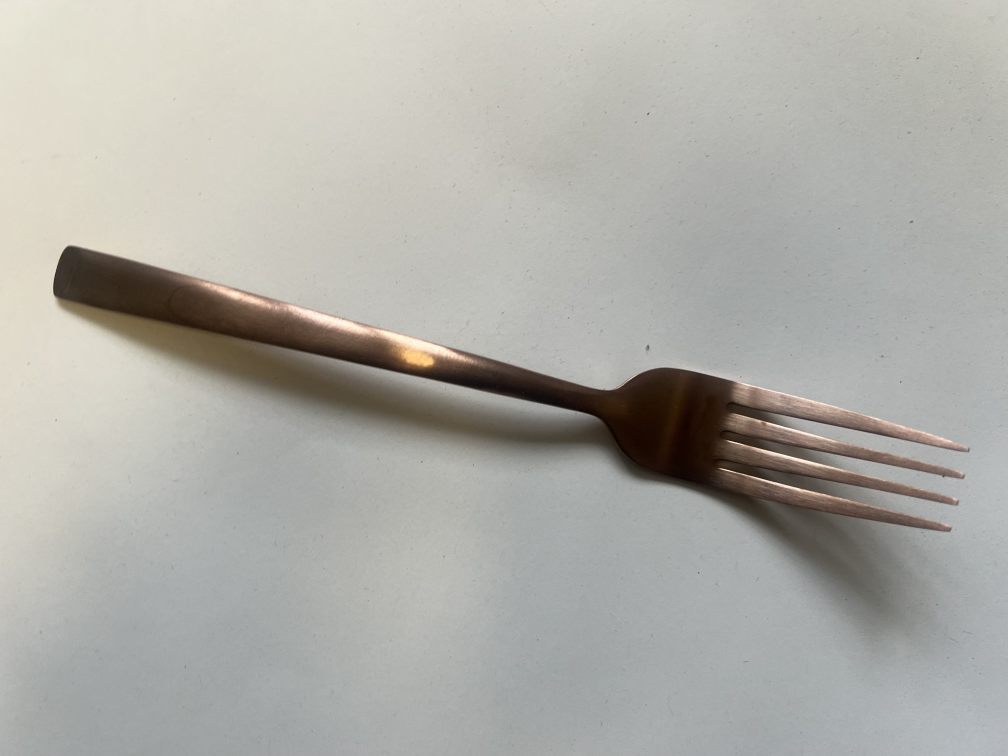
#> input picture data/input/geschirr/gabel-01_9639.jpg, 4032 x 3024 px (shown at 1/4 size); its folder holds only this picture in this run
$ jupyter execute --allow-errors geschirr-objektextraktion.ipynb   (shell and % lines are left out)
#> lines starting #> are read from the running program, lines starting #| are printed output that depends on the picture; after the words box and inside, x2 and y2 are one past the last pixel; in counts of white or black regions, pixels touching at a corner belong together
### object_extraction.py
#!/usr/bin/env python3
try:
    import os
    import sys
    import math
    import numpy as np
    from matplotlib.colors import rgb_to_hsv

    import logging
    from skimage.transform import resize
    from skimage.io import imsave
    from skimage.morphology import erosion,closing,area_closing,closing,opening,dilation
    from skimage.morphology import square
    from skimage.measure import label, regionprops, regionprops_table
    import pdb
    import matplotlib.pyplot as plt
    import argparse
    from glob import glob
    import configparser
    from progressbar import progressbar
    from multiprocessing import Pool
    from functools import partial
    from scipy.ndimage import binary_fill_holes

except  ModuleNotFoundError as err:
    print("""Einige Module konnten nicht importiert werden. Um dieses Skript zu starten, sollte zunÃ¤chst der Befehl "source bin/activate" (oder poetry shell o.Ã¤.) in der Kommandozeile eingegeben werden.""")
    raise
    #sys.exit(1)

logger = logging.getLogger(__name__)
logging.basicConfig(level=logging.INFO)

def intOrNone(n):
    if n is None:
        return None
    else: return int(n)

def load_file(imstr):
    im = plt.imread(imstr)
    if len(im.shape)==2:
        im = np.stack((im,)*3, axis=-1)
    elif im.shape[2]==1:
        im = np.stack((im,)*3, axis=-1).reshape(*im.shape,3)
    elif im.shape[2]==4:
        im = im[:,:,[0,1,2]]

    return im

def fill_borders(im,value_to_fill = False,fraction_of_rows_to_remove=0.0, fraction_of_cols_to_remove=0.1):
    """
    fraction_of_rows_to_remove: Der Bruchteil jeder Anzahl Bildzeilen, die sowohl oben wie auch unten am Bildrand abgeschnitten werden soll.
    fraction_of_cols_to_remove: Der Bruchteil jeder Anzahl Bildspalten, die sowohl links wie auch rechts am Bildrand abgeschnitten werden soll.

    """
    #    mask[:100,:]=False
#    mask[-100:,:]=False
    nRows,nCols = im.shape[0],im.shape[1]
    im_cropped = im.copy()
    nrow = int(fraction_of_rows_to_remove*nRows)
    ncol = int(fraction_of_cols_to_remove*nCols)
    logger.debug(f'LÃ¶sche {nrow} Zeilen und {ncol} Spalten.')

    if len(im_cropped.shape)==4 and im_cropped.shape[0]==1:
         im_cropped = im_cropped.reshape(*im_cropped.shape[1:])

    if len(im_cropped.shape)==2:
        im_cropped[:nrow,:]=value_to_fill
        if nrow>0:
            im_cropped[-nrow:,:]=value_to_fill

        im_cropped[:,:ncol]=value_to_fill
        if ncol>0:
            im_cropped[:,-ncol:]=value_to_fill
    elif len(im_cropped.shape)==3:
        im_cropped[:nrow,:,:]=value_to_fill
        if nrow>0:
            im_cropped[-nrow:,:,:]=value_to_fill

        im_cropped[:,:ncol,:]=value_to_fill
        if ncol>0:
            im_cropped[:,-ncol:,:]=value_to_fill

    else:
        raise AssertionError('Dieser Fall wurde noch nicht beachtet. Nur Graustufen- und Farbbilder werden unterstÃ¼tzt.')

    return im_cropped


def ask_path_creation(path,yes_to_all=False):
    """
    Fragt den Nutzer, ob das Verzeichnis <path> erstellt werden darf (falls es nicht schon existiert).
    """
    if not os.path.exists(path):
            logger.info(f"Der Pfad {path} konnte nicht gefunden werden. ")
            if not yes_to_all:
                s = input("Darf er erstellt werden (j/N)?")
                if s.lower() in ['j','y','ja','yes']:
                    mkdir=True
                else:
                    mkdir=False
            else:
                mkdir=True
            if mkdir:
                os.makedirs(path,exist_ok=True)
                logger.info(f'Pfad {path} wurde erstellt')
                path_now_exists = True
            else:
                print('Abbruch.')
                path_now_exists = False
    else:
        logger.info(f"Der Pfad {path} existiert bereits. ")
        if not yes_to_all:
            s = input("Weiterfahren (j/N)?")
            if not s.lower() in ['j','y','ja','yes']:
                print('Abbruch.')
                sys.exit(0)

        path_now_exists = True
    return path_now_exists


def generate_mask_with_hsv_threshold(im, sign=None,hue_threshold=None, saturation_threshold=None, value_threshold=None):
    """
    Erstelle eine Maske des Bildes (aktuell mit einem Schwellwert auf dem Value-Kanal des Bildes).
    """
    assert hue_threshold or saturation_threshold or value_threshold, 'Mindestens einer der Schwellwerte muss gesetzt werden'
    if sign is not None:
        print('Warning- sign is deprecated')
        value_sign=sign
        value_threshold = np.abs(value_threshold)*value_sign

    # Ensure float in [0, 1] BEFORE rgb_to_hsv (avoids NumPy 2 copy=False error)
    im = np.asarray(im)
    if np.issubdtype(im.dtype, np.integer):
        im_rgb = im.astype(np.float32) / 255.0
    else:
        im_rgb = im.astype(np.float32)

    im_hsv = rgb_to_hsv(im_rgb) * np.array([255, 255, 255], dtype=np.float32)[None, None, :]

    mask = np.ones(im_hsv.shape[:2], dtype=bool)

    if hue_threshold is not None:
        hue_sign = np.sign(hue_threshold)
        mask &= (hue_sign * im_hsv[:,:,0] > hue_threshold)

    if saturation_threshold is not None:
        saturation_sign = np.sign(saturation_threshold)
        mask &= (saturation_sign * im_hsv[:,:,1] > saturation_threshold)

    if value_threshold is not None:
        value_sign = np.sign(value_threshold)
        mask &= (value_sign * im_hsv[:,:,2] > value_threshold)

    return mask

def morphology_transform(mask,shape = square,erosion_size=5,dilation_size=50):
    """
    Important morphological preprocessing TUNE HERE IF NECESSARY
    """
    # Fill holes caused by reflections inside the object
    mask = binary_fill_holes(mask)

    # Use closing to connect parts separated by reflections at the boundaries
    if dilation_size > 0:
        mask = closing(mask, shape(max(1, dilation_size // 4)))

    if erosion_size > 0:
        mask = erosion(mask.copy(), shape(erosion_size))
    if dilation_size > 0:
        mask = dilation(mask, shape(dilation_size))

    # Final fill to ensure solid objects
    mask = binary_fill_holes(mask)
    return mask

def create_mask(im,fraction_of_rows_to_remove=0.0,fraction_of_cols_to_remove=0.1,hue_threshold=None,saturation_threshold=None,value_threshold=100,erosion_size=5,dilation_size=50,value_to_fill=0,**kwargs):
    """
    Erstelle eine (binÃ¤re) Maske aus dem Bild im durch Randbeschneidung, HSV-Schwellwertbildung und morphologischen Transformationen.
    Die Maske soll die  relevanten Ausschnitte von im angeben.

    """
    #Schneide die RÃ¤nder des Bildes ab, wo sicher keine Objekte drin sind
    im_filled= fill_borders(im,value_to_fill=value_to_fill,fraction_of_rows_to_remove=fraction_of_rows_to_remove,fraction_of_cols_to_remove=fraction_of_cols_to_remove)

    #Generiere eine Maske (binÃ¤res Bild), welche Vordergrundpixel mit True bezeichnet, den Hintergrund mit False
    mask = generate_mask_with_hsv_threshold(im_filled,hue_threshold=hue_threshold,saturation_threshold=saturation_threshold,value_threshold=value_threshold)

    #Passe die Maske mit morphologischen Transformationen an, insbesondere, um vereinzelte Pixel zu eliminieren (Erosion) und ev. um die Maske leicht zu vergrÃ¶ssern (Dilatation)
    morphed_mask = morphology_transform(mask,erosion_size=erosion_size,dilation_size=dilation_size)
    return morphed_mask,im_filled

def create_masked_image(im,mask):
    """
    Erstelle mit der Maske eine Version von im, in welcher alle Hintergrundpixel auf den Wert 0 gesetzt werden. Schneide die Bildteile ausserhalb der Maske ab.
    """
    masked_image = np.where(mask,1,0)[:,:,np.newaxis]*im
    return masked_image

def extract_regions(label_img,masked_image,fraction_of_rows_to_remove=0,fraction_of_cols_to_remove=0):
    regions = regionprops(label_img,intensity_image=masked_image)
    Nrows,Ncols=masked_image.shape[:2]
    region_images_list=[]
    for props in regions:
        bx,by,minr,maxr,minc,maxc,orientation = compute_bb(props)
        minr=np.max([minr,int(fraction_of_rows_to_remove*Nrows)])
        maxr=np.min([maxr,int(Nrows-fraction_of_rows_to_remove*Nrows)])
        minc=np.max([minc,int(fraction_of_cols_to_remove*Ncols)])
        maxc=np.min([maxc,int(Ncols-fraction_of_cols_to_remove*Ncols)])

        mi = masked_image[minr:maxr,minc:maxc]
        region_images_list.append(mi)

    return region_images_list,regions

# [18 lines left out: function show_extracted_regions, not called in this run]

def object_segmentation(morphed_mask,masked_image,fraction_of_cols_to_remove=0,fraction_of_rows_to_remove=0):
    """
    Erzeuge mit der Maske Objektsegmente und schneide diese in masked_image aus.
    """
    label_img = label(morphed_mask)

    regionlist,regions = extract_regions(label_img,masked_image,
        fraction_of_rows_to_remove=fraction_of_rows_to_remove,
        fraction_of_cols_to_remove=fraction_of_cols_to_remove)

    return regionlist,regions


def image_preprocessing(im, fraction_of_rows_to_remove=0.0, fraction_of_cols_to_remove=0.1,
                        hue_threshold=None, saturation_threshold=None, value_threshold=100,
                        erosion_size=5, dilation_size=50, value_to_fill=0, **kwargs):
    """
    Diese Routine enthÃ¤lt die ganze Vorverarbeitung eines Rohbildes. RÃ¼ckgabe:
    regionlist und regions: enthalten Informationen Ã¼ber die gefundenen Objekte
    mask: Maske, mit welcher die Objekte ausgeschnitten wurden
    masked_image: Originalbild mit unterdrÃ¼cktem Hintergrund
    """
    #Erstelle eine Maske fÃ¼r das Bild.
    morphed_mask,im_filled = create_mask(im,
                                         fraction_of_rows_to_remove=fraction_of_rows_to_remove,
                                         fraction_of_cols_to_remove=fraction_of_cols_to_remove,
                                         hue_threshold=hue_threshold,
                                         saturation_threshold=saturation_threshold,
                                         value_threshold=value_threshold,
                                         erosion_size=erosion_size,
                                         dilation_size=dilation_size,
                                         value_to_fill=value_to_fill,
                                         **kwargs)

    #Erstelle mit der Maske eine Version von im, in welcher alle Hintergrundpixel auf den Wert 0 gesetzt werden
    masked_image = create_masked_image(im_filled,morphed_mask)

    # Das Bild enthÃ¤lt nun nur noch relevante Pixel (alle anderen wurden ausmaskiert). Segmentiere nun das Bild, um Objekte zu erhalten.
    regionlist,regions = object_segmentation(morphed_mask,masked_image,
        fraction_of_rows_to_remove=fraction_of_rows_to_remove,
        fraction_of_cols_to_remove=fraction_of_cols_to_remove)

    return regionlist,regions,morphed_mask,masked_image

def insert_region_number(basename,ireg):
    """
    GemÃ¤ss Konvention kÃ¶nnen wir Dateinamen der Form <irgendwas>_<Klassenname>.jpg haben.
    Die extrahierten Regionen sollen dann so heissen: <irgendwas>_<region_index>_<Klassenname>.jpg
    >>> insert_region_number('image_123_Hund.jpg',5)
    'image_123_5_Hund.jpg'
    """
    basename,ext = os.path.splitext(basename)

    start = basename.rfind('_')
    end = basename.rfind('.')
    return f'{basename[:start]}_{ireg}_{basename[start+1:]}{ext}'


def save_regionlist_to_folder(fn,regionlist,regions,outputpath,write_summary_file=False,min_num_pixels=0):
    """
    min_num_pixels: Kleinste Region (in Anzahl Pixel), welche gespeichert wird
    """
    fnpart = os.path.basename(fn)
    for ireg,(regA,region) in enumerate(zip(regionlist,regions)):
        #if region.image.shape[0]*region.image.shape[1]<=min_num_pixels: #region.num_pixels<= min_num_pixels, regA.shape[0]*regA.shape[1]?
        if region.num_pixels<= min_num_pixels: #region.num_pixels<= min_num_pixels, regA.shape[0]*regA.shape[1]?
            logger.info(f'skipping region: num_pix={region.num_pixels},shape:{regA.shape},area:{region.area}, as num_pix is < {min_num_pixels}')
            continue
        #erstelle einen Dateinamen auf der Basis des Elternnamens, so dass allfÃ¤llige Klassennamen immer noch an der richtigen Stelle (zuletzt, hinter dem letzten "_") stehen.
        region_filename = insert_region_number(fnpart,ireg)

        assert os.path.exists(outputpath),f'Der Pfad {outputpath} sollte existieren.'
        outfile = os.path.join(outputpath,region_filename)
        if regA.shape[0]!=0 and regA.shape[1]!=0:
            imsave(outfile,regA.astype('uint8'))

    if (len(regionlist)>1) and write_summary_file:
        outfile = os.path.join(outputpath,fnpart+'_all.jpg')

        fig = plt.figure()
        show_extracted_regions(regionlist,axlist=None,fig=fig)
        logger.info(f'writing to {outfile}')

        fig.savefig(outfile)
    return True


# [19 lines left out: function debug_extraction, not called in this run]

def compute_bb(props):
    y0, x0 = props.centroid
    orientation = props.orientation
    x1 = x0 + math.cos(orientation) * 0.5 * props.axis_minor_length
    y1 = y0 - math.sin(orientation) * 0.5 * props.axis_minor_length
    x2 = x0 - math.sin(orientation) * 0.5 * props.axis_major_length
    y2 = y0 - math.cos(orientation) * 0.5 * props.axis_major_length

    minr, minc, maxr, maxc = props.bbox
    bx = (minc, maxc, maxc, minc, minc)
    by = (minr, minr, maxr, maxr, minr)
    return bx,by,minr,maxr,minc,maxc,orientation


# [74 lines left out: functions show_region, mark_regions_in_masked_image, write_config_file, not called in this run]

def process_file(fn,fraction_of_rows_to_remove=0,fraction_of_cols_to_remove=0,
    hue_threshold=None,saturation_threshold=None,
    value_threshold=100,erosion_size=0,dilation_size=0,
    min_num_pixels=0,outputpath='/tmp/',write_summary_file=False,preprocessing_resolution=None,value_to_fill=0):
    """
    Objektextraktion aus einer Datei. <fn> ist eine Bilddatei. Die SchlÃ¼sselwortargumente werden an image_processing weitergeleitet.
    """

    im = load_file(fn)
    if preprocessing_resolution is not None:
        if preprocessing_resolution[0]< im.shape[0] and preprocessing_resolution[1]< im.shape[1]:
            im = (255*resize(im,preprocessing_resolution)).astype('uint8') #resize ergibt ein Bild im mit Wertebereich (0,1)
        else:
            logger.warning(f'preprocessing resolution {preprocessing_resolution} ist nicht kleiner als die ursprÃ¼ngliche BildgrÃ¶sse {im.shape}. BildgrÃ¶sse wird nicht verÃ¤ndert')

    regionlist,regions,morphed_mask,masked_image = image_preprocessing(im,
        fraction_of_rows_to_remove=fraction_of_rows_to_remove,
        fraction_of_cols_to_remove=fraction_of_cols_to_remove,
        hue_threshold=hue_threshold,saturation_threshold=saturation_threshold,value_threshold=value_threshold,
        erosion_size=erosion_size,dilation_size=dilation_size,value_to_fill=value_to_fill)
    #        fig = debug_extraction(im)
    #        fig.savefig('debug.png')
    fnpart = os.path.splitext(os.path.basename(fn))[0]
    shapes = [region.shape for region in regionlist]
    if len(regionlist)==0:
        logger.info(f"Keine ausgeschnittenen Regionen gefunden. Ev. mÃ¼ssen die Schwellwerte/Parameter angepasst werden")
    logger.info(f"Shapes of extracted regions: {shapes}")
    continue_the_loop = save_regionlist_to_folder(fn,regionlist,regions,outputpath,write_summary_file=write_summary_file,min_num_pixels=min_num_pixels)
    return continue_the_loop

# [72 lines left out: functions parse_arguments, process_arguments, not called in this run]

def main(imgfns,kwargs):
    if kwargs['num_cores']>1:
        with Pool(kwargs['num_cores']) as p:
            # partial erstellt eine Funktion mit einem einzigen Argument, dem Dateinamen
            # p.map verteilt die Berechnung auf num_cores Kerne
            del kwargs['num_cores']
            if 'write_summary_file' in kwargs: del kwargs['write_summary_file']
            single_argument_process_file = partial(process_file, **kwargs)
            retVals = p.map(single_argument_process_file, imgfns)
    else:
        del kwargs['num_cores']
        if 'write_summary_file' in kwargs: del kwargs['write_summary_file']
        for fn in progressbar(imgfns):
            continue_the_loop = process_file(fn,**kwargs)

            if not continue_the_loop:
                break
    outputpath_Ausschnitte = kwargs['outputpath']
    logger.info(f'Die Bildausschnitte wurden hierher kopiert: {outputpath_Ausschnitte}')

# [4 lines that do not run on import are left out]

### geschirr-objektextraktion.ipynb
[cell 1]
pr = 225,400 #PREPROCESSING_RESOLUTION, --preprocessing_resolution
fr = 0.0  #FRACTION_OF_ROWS_TO_REMOVE, --fraction_of_rows_to_remove
fc = 0.0  #FRACTION_OF_COLS_TO_REMOVE, --fraction_of_cols_to_remove
vth = -140 # 0.5 #150    #VALUE_THRESHOLD, --value_threshold
es = 8     #EROSION_SIZE, --erosion_size
ds = 20     #DILATION_SIZE, --dilation_size
mpx = 4000 #MINIMUM NUMBER OF PIXELS, --minimum_number_of_pixels
Bilddateiendung = 'jpg' #Dateiendung der Bilder, ohne ".", Achtung: 'jpg' ist nicht 'JPG'
fv=255 #value_to_fill: Wert, mit dem die abgeschnittenen Ränder aufgefüllt werden sollen

Die angegebenen Werte sind Standardwerte, die Sie anpassen sollen.

## Setup und Zugriff zu den Bilddaten

[cell 2]
import sys;sys.path.append('.')
from object_extraction import *

Wenn das geklappt hat, haben Sie Zugriff auf die Daten! In der nächsten Zelle muss einfach der Pfad richtig angepasst werden. Dann sind Sie gerüstet für den Rest des Notebooks. Kopieren Sie jenen Pfad als String in die folgende Variable:

[cell 3]
from pathlib import Path #Path ist eien Klasse, welche den Umgang mit Dateipfaden erleichtert
pfad_zu_daten_string = 'data/input/geschirr'

pfad_zu_daten = Path(pfad_zu_daten_string)

pfad_zu_object_extraction =  Path('.')

Als nächstes benötigen wir den Pfad zu `lcl_colab/1_object_extraction`. Er muss in sys.path zu finden sein. In der nächsten Zelle wird dies getestet:

Nun sollte die Datei `object_extraction.py` gefunden werden und das Modul object_extraction importiert werden können

[cell 4]
from object_extraction import *

Laden wir ein Bild!

[cell 5]
import pandas as pd
import matplotlib.pyplot as plt
from matplotlib.pyplot import imshow

def show_image(im):
    imshow(im)
    ax = plt.gca()
    ax.set_xticks([]); ax.set_yticks([]);
    return ax

def choose_an_image():
    """
    Wähle eine Datei aus <pfad_zu_daten> und stelle es dar
    """
    Bilddatei_Liste = pd.Series(pfad_zu_daten.iterdir())
    fn = Bilddatei_Liste.sample(1).values[0]
    im = load_file(fn)
#> in load_file, im is the input picture: shape (3024, 4032, 3); mean R, G, B 173.8, 172.9, 167.4
    return im

im = choose_an_image()
show_image(im)

# Adaption der Parameter
Wir haben Zugriff auf die Bilddaten, nun möchten wir die Parameterwerte auswählen, welche die Objekte gut vom Hintergrund isolieren. Die Funktion `process_file` erledigt das.

Das Vorgehen dabei ist Folgendes:
1. Lade das Bild und reduziere die Auflösung: Parameter **`pr`** enthält ein Tupel mit der Anzahl Pixelzeilen und der Anzahl Pixelspalten. Dies dient hauptsächlich der Beschleunigung der weiteren Verarbeitung.
2. Schneide jeweils an den Rändern einen Prozentsatz der Zeilen bzw. Spalten ab: Der Prozentsatz der Zeilen ist durch **`fr`**, jener der Spalten durch **`fc`** gegeben.
3. Es wird ein Schwellwert auf den value-Wert (in der hsv-Farbdarstellung) angewendet, um den dunklen (`sign`=+1) oder hellen (`sign`=-1) Hintergrund zu erkennen. Dies ergibt eine Maske (binärer Array), welcher Vordergrundpixel identifiziert.
4. Es werden kleine Artefakte auf der Maske durch Erosion und Dilatation entfernt. Die Parameter `es` und `ds` geben die Grössen der Erosions- und Dilatationsmasken an.
5. Die Objekte werden ausgeschnitten, d.h. separate Objekte werden identifiziert, und um jedes Objekt wird eine enge rechteckige *Bounding Box* gesetzt.
6. Sollte der Ausschnitt weniger als **`mpx`** Pixel enthalten, wird er verworfen. Dies ist nötig, weil manchmal Reflexionen o.ä. zusätzliche kleine Ausschnitte erzeugen, welche aber nicht ein Objekt enthalten.
7. Ein neues Bild wird abgespeichert, welches nur noch das (ausgeschnittene) Bildelement enthält.

Wenn dies gelingt, sind die Bilder in einer geeigneten Form für Deep Learning.

Im Folgenden wird dieser Vorgang für ein (von Ihnen gewähltes) Bild durchgeführt. Passen Sie die Parameter so an, dass die Extraktion gut gelingt.
Die Parameter sollten Sie hier anpassen:

### Schritt 0: Laden des Bildes

[cell 6]
show_image(im);

Das Bild hat aktuell die Auflösung

[cell 7]
im.shape

### Schritt 1: Auflösungsreduktion

Die Bilder können zu hoch aufgelöst sein für unsere Anwendung, wodurch sich die Rechenzeit der folgenden Operationen vervielfacht. Die Vorverarbeitungsroutine `object_extraction.py` beginnt daher damit, mit der `--preprocessing_resolution` (oder `-pr`) das Bild zu verkleinern:

[cell 8]
im_resized = (255*resize(im,pr)).astype('uint8')
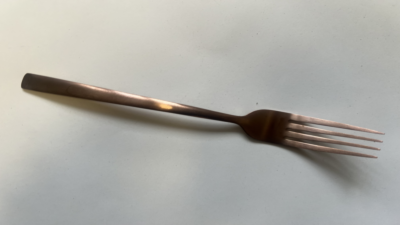
#> im_resized: shape (225, 400, 3); mean R, G, B 173.3, 172.4, 166.9
show_image(im_resized);

Die Auflösung sollte nun Ihren Wünschen entsprechen (`NrRows`, `NrCols`, Anzahl Farbkanäle):

[cell 9]
im_resized.shape

## Schritt 2: Ränder abschneiden
Als nächstes müssen ev. die Ränder des Bildes überdeckt werden. Damit können Artefakte beseitigt werden, z.B. wenn der schwarze Hintergrund nicht bis an den Rand des Bildes reicht. `fraction_of_rows_to_remove` und `fraction_of_cols_to_remove` geben an, wieviel abgeschnitten wird. Aufgefüllt werden die Pixel mit dem Wert `value_to_fill=0` (in allen Farbkanälen).

[cell 10]
im_filled = fill_borders(im_resized,value_to_fill=fv,fraction_of_rows_to_remove=fr,
                         fraction_of_cols_to_remove=fc)
show_image(im_filled);

**Aufgabe 1:** Finden Sie für Ihre Bilder passende Werte für `fraction_of_rows_to_remove` und `fraction_of_cols_to_remove`.

### Schritt 3: Hintergrundschwellwert bestimmen
Wählen Sie zunächst sign=+1 für Schwarzen Hintergrund oder sign=-1 für weissen Hintergrund.

Als nächstes soll ein Schwellwert im Farbraum das Objekt vom Hintergrund isolieren. Wir arbeiten im *hsv*-Raum: hue, saturation und value sind die drei Farbdimensionen, für welche jeweils ein Mindestwert (für sign=+1) bzw. Maximalwert (für sign=-1) für Vordergrundpixel festgelegt werden kann. Berechnet wird konkret: `mask = sign*im_hsv[:,:,2]>value_schwellwert*sign` (etc.).

[cell 11]
mask = generate_mask_with_hsv_threshold(im_filled, hue_threshold=None,saturation_threshold=None,
                                        value_threshold=vth)
#> in generate_mask_with_hsv_threshold, `mask &= (value_sign * im_hsv[:,:,2] > value_threshold)`:
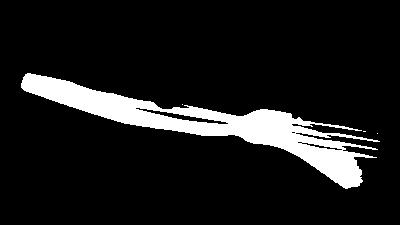
#> mask: shape (225, 400) bool; 10.6% white; 4 white regions (3 under 20 px), largest, box (x1, y1, x2, y2) and area: (21, 73, 380, 189) 9562
print("Mask shape:", mask)
#> (printed output is left out)
plt.figure();show_image(mask);

masked_image = create_masked_image(im_filled,mask)
#> (the rest of the program and of its run is left out)
